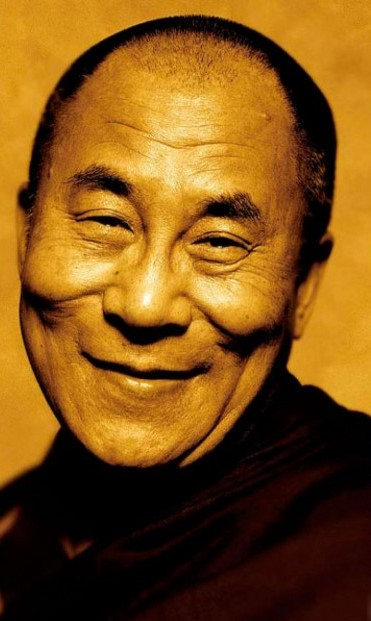
#> input picture Practica 1/imagenes/dalai.jpg, 371 x 621 px, given in place of Yosemite1.jpg, which was not available
$ python P2.py
#> lines starting #> are read from the running program, lines starting #| are printed output that depends on the picture; pictures that were not available may be replaced by others from this repository, and a replacement may not be noted
#> call 2 of leeimagen, with filename = './imagenes/Yosemite2.jpg', flagColor = 0
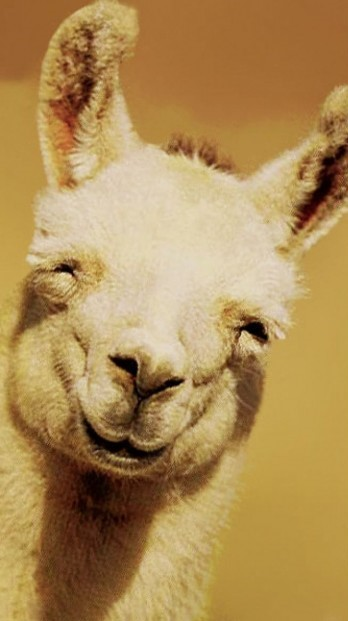
#> input picture Practica 1/imagenes/llama.jpg, 348 x 621 px, given in place of Yosemite2.jpg, which was not available
#> in leeimagen (call 2), `im = cv2.imread(filename,flagColor)`:
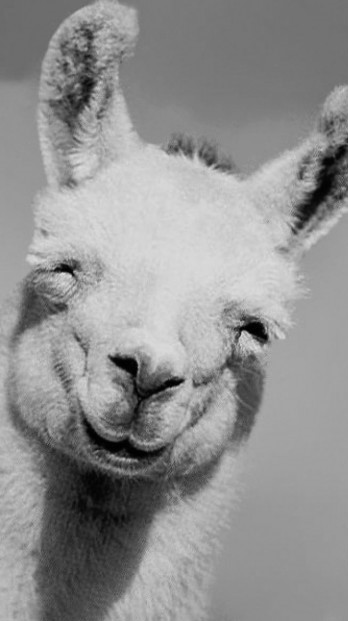
#> im: shape (621, 348); min 0, max 225, mean 144.8
# -*- coding: utf-8 -*-
"""
Created on Tue Nov  2 12:38:25 2021

@author: Alba Casillas Rodríguez
"""

"""
Se importan las libererías necesarias para la práctica:

"""

import numpy as np
import cv2
import math
import random


"""

    FUNCIONES AUXILIARES

"""

# Función que lee una imagen a partir de un fichero. En esta práctica leeremos las imagenes en escala de grises (flagColor)

def leeimagen(filename, flagColor):
    # Cargamos la imagen
    im = cv2.imread(filename,flagColor)

    return im

def aniade_padding(img, padding, borde):

    # Aniadimos a la imagen de entrada (img), un padding arriba, abajo, izquierda y derecha
    # cuyo tipo de borde puede ser (BORDER_CONSTANT o BORDER_REFLEC) y de valor 0 (el cual indica)
    # que representa el color del borde si este es BORDER_CONSTANT
    # Doc: https://www.geeksforgeeks.org/python-opencv-cv2-copymakeborder-method/
    # https://docs.opencv.org/3.4/d2/de8/group__core__array.html#ga2ac1049c2c3dd25c2b41bffe17658a36

    imagen_padding = cv2.copyMakeBorder(img, padding, padding, padding, padding, borde, 0)

    return np.array(imagen_padding)


def elimina_padding(img, height, width, padding):

    # Para eliminar el padding creamos, a partir de la imagen con padding, una imagen en forma de
    # SUBMATRIZ que empieza en el valor del padding (para quitar las primeras "padding" filas/columnas
    # y acabará (el indice al que llega) en el ancho/alto de la imagen original + padding
    return img[padding:(height+padding),padding:(width+padding)]


# Función que normaliza una imagen

def normaliza_imagen(im):

    # Para no trabajar sobre la imagen original, haremos una copia
    im_normalized = np.copy(im)

    min = im_normalized.min()
    max = im_normalized.max()

    # Formula para normalizar una matriz:
    # Fuente: https://towardsdatascience.com/everything-you-need-to-know-about-min-max-normalization-in-python-b79592732b79

    im_normalized = (im_normalized - min) / (max - min)

    return im_normalized

# Función que muestra una imagen con los métodos de openCV

def mostrarimagen(img, titulo="Imagen"):

    #cv2.namedWindow(titulo, cv2.WINDOW_NORMAL)
    cv2.imshow(titulo,img)
    cv2.waitKey(0)
    cv2.destroyAllWindows()


# Funcion utilizada para saber por que componente del vector ordenar una lista

def SortValue(lista_vector):
    return lista_vector[0]

"""

    FUNCIONES DE LA PRACTICA 1 PARA CALCULAR LA CONVOLUCION

"""

def calculo_k(sigma):
    k = int((3*sigma))

    return k

def funcion_gaussiana(x, sigma):

    return math.exp(- (x**2) / (2 * (sigma**2)))

def masc_gaussiana(funcion, sigma):

    masc = []

    k = calculo_k(sigma)

    # Calculamos el rango de la máscara que irá de [-k,k]
    # Usamos"k+1" porque la función np.arange proporciona un intervalo abierto por la derecha: [-k, k)
    # Doc: https://numpy.org/doc/stable/reference/generated/numpy.arange.html
    rango_masc = np.arange(-k, k+1)

    for i in rango_masc:
        masc.append(funcion(i,sigma))

    # Si la funcion es la gaussiana se debe normalizar -> la máscara debe sumar 1 (dividir masc / sum(masc))
    # Las derivadas no se normalizan porque la suma de los valores de la mascara debe valer 0.

    if funcion == funcion_gaussiana:
        masc_norm = masc / np.sum(masc)

    return masc_norm


def convolucion2D(imagen, hmask, vmask):
    # Guardamos el alto y ancho de la imagen original
    # el bucle tiene que dar tantas vueltas como filas tenga la imagen original, sin el padding
    height_img, width_img = imagen.shape

    # Calculamos el padding que tendrá la imagen con respecto al tamaño de la máscara y se lo añadimos a la iamgen
    padding = int((len(hmask) - 1)/2)
    imagen_padding = aniade_padding(imagen, padding, cv2.BORDER_REFLECT)

    # Creamos una matriz de 0 con tamaño de la imagen + padding. En ella guardaremos el resultado de la primera convolución
    matrix_tmp = np.zeros(imagen_padding.shape)

    # Recorremos una vez las filas (por todo el alto de la imagen original) y realizamos la primera convolución
    # Es por ello que guardamos el resultado en matrix_tmp[inicio+padding], ya que al recorrer la dimensión
    # de la imagen original, debemos "ignorar" el padding a la hora de guardar el resultado.
    # De esta manera, el resultado quedará centrado.
    #
    # Para la multiplicación de la máscara por la matriz de la imagen, se ha hecho uso de la función matmul
    # la cual devuelve la matriz producto de los dos parámetros de entrada, respetando que (n,k),(k,m)->(n,m)
    # De esta forma, si nuestra máscara fuese [1,2,1], la multiplicamos por imagen[i: i+len(mask = 3)]
    # Doc: https://numpy.org/doc/stable/reference/generated/numpy.matmul.html

    inicio = 0
    fin = inicio + len(hmask)

    for i in range(height_img):
        matrix_tmp[inicio+padding] = np.matmul(hmask, imagen_padding[inicio:fin,:])
        inicio = inicio + 1
        fin = fin + 1

    # Realizamos la transpuesta de la matriz para la siguiente convolución y sacamos las dimensiones
    matrix_tmp_traspuesta = np.transpose(matrix_tmp)

    # Guardamos el alto y ancho de la imagen original
    # el bucle tiene que dar tantas vueltas como filas tenga la imagen original, sin el padding
    height_matrix, width_matrix = matrix_tmp_traspuesta.shape


    # Creamos otra matriz de ceros del tamaño del resultado anterior ya transpuesto
    # ya que las matrices puede que no sean cuadradas
    convolucion = np.zeros(matrix_tmp_traspuesta.shape)

    inicio = 0
    fin = inicio + len(vmask)

    # Realizamos la segunda convolución, también por filas, de la transpuesta del resultado
    # Ahora el for utiliza (height_matrix - (padding*2)) ya que al usar las dimensiones de la
    # matriz temporal, tenemos que ignorar su padding.
    # La dinámica de esta convolución es la misma que la anterior.
    for i in range((height_matrix - (padding*2))):
        convolucion[inicio+padding] = np.matmul(vmask, matrix_tmp_traspuesta[inicio:fin,:])
        inicio = inicio + 1
        fin = fin + 1

    # Realizamos la transpuesta de nuestro resultado para tener la imagen original, pero convolucionada
    convolucion_traspuesta = np.transpose(convolucion)

    # Eliminamos el padding que tenía la imagen
    imgConvolucionada = elimina_padding(convolucion_traspuesta, height_img, width_img , padding)

    return imgConvolucionada


"""

    FUNCIONES EJERCICIO 1

"""

# Funcion que calcula el sigma_k (absoluto)

def sigma_absoluto(sigma_ad, k, ns):
    return sigma_ad * (2**(k/ns))

# Realizamos el calculo de sigma_s con la formula vista en las practicas

def sigma_suavizado(sigma_0,s, ns):
    return (sigma_0 * (math.sqrt(2**(2*s/ns) - 2**(2*(s-1)/ns))))


# Función que calcula los sigmas absoluto y suavizado necesarios.

def calculo_sigmas(sigma_0, sigma_ad,  ns, num_octavas):
    lista_sigmas = []
    listas_sigmas_abs = []

    # Para este primer bucle, calculamos la lista de sigmas con las que se calculan
    # los incrementos, es decir, los sigmas con los que se convolucionará la imagen
    # en cada escala.
    # Usamos ns = 3 + 2 escalas extra (en el bucle se suma +3 al ser una cota abierta
    # por la derecha). Estas escalas extra se usarán para el cálculo de vecinos.

    for i in range(1, ns+3):
        sigma = sigma_suavizado(sigma_0, i, 3)

        lista_sigmas.append(sigma)

    # Este bucle calcula el valor de los sigmas real/absoluto. Por ello se calcula
    # un sigma por cada escala de cada una de las octavas, donde se añade también
    # el sigma de adquisición (0.8)

    num_iteraciones = num_octavas * ns + 1
    listas_sigmas_abs.append(sigma_ad)

    for k in range(num_iteraciones):
        sigma_abs = sigma_absoluto(sigma_ad, k, ns)
        listas_sigmas_abs.append(sigma_abs)


    return lista_sigmas, listas_sigmas_abs


# Función que calcula todas las escalas de una sola octava. Para ello usamos los
# sigma de suavizado calculados y convolucionamos la imagen en cada escala.

def calculo_escalas(imagen, lista_sigmas):
    escala_imgs = []

    # Se empieza en la escala 1 y realmente es hasta ns+2, lo que pasa es que para
    # calcular las 5 escalas hay que hacer ns+3 porque el bucle es < no estricto.
    imgConvolucionada = imagen
    escala_imgs.append(imgConvolucionada)

    for i in lista_sigmas:
        hmask = masc_gaussiana(funcion_gaussiana, i)
        vmask = np.copy(hmask)

        imgConvolucionada = convolucion2D(imgConvolucionada, hmask, vmask)

        escala_imgs.append(imgConvolucionada)

    return escala_imgs


# Función que calcula las diferencias de Gaussianas (DoG) entre las escalas j y j+1
# de la octava i.

# [84 lines left out: functions piramide_lowe, calculo_vecinos, not called in this run]


def ejercicio_1(imagen, sigma_ad):
#> called with sigma_ad = 0.8
    num_octavas = 4
    octavas = []
    ns = 3
    delta_0 = 0.5
    k = 3 # Iterador para usar el sigma correcto en el calculo de los extremos


    # Obtengo las dimensiones de la imagen para la interpolacion bilineal
    height, width = imagen.shape
#> height = 621; width = 371
    dim = (width*2, height*2) # *2 porque la duplicamos
#> dim = (742, 1242)

    # Duplicamos el tamanio de la imagen y, por tanto, el espacio cubierto
    # por la operacion de suavizado se duplica
    imagen_dup = cv2.resize(imagen, dsize=dim)

    # el sigma de 0.8 pasa a ser 1.6
    sigma_ini = sigma_ad / delta_0

    # Calculamos los sigmas con los que vamos a calcular las escalas
    # Los sigmas no varian entre el calculo de una octava y otra
    lista_sigmas, listas_sigmas_abs = calculo_sigmas(sigma_ini, sigma_ad, ns, num_octavas)

    print("Se calculan las escalas de todas las octavas")
    print()

    # Calculamos la primera octava con la imagen duplicada
    imagenes_reescaladas = calculo_escalas(imagen_dup, lista_sigmas)
#> the loop in calculo_escalas, `for i in lista_sigmas:` made 5 passes
#> pass 1, in aniade_padding, `imagen_padding = cv2.copyMakeBorder(img, padding, padding, padding, pa..`:
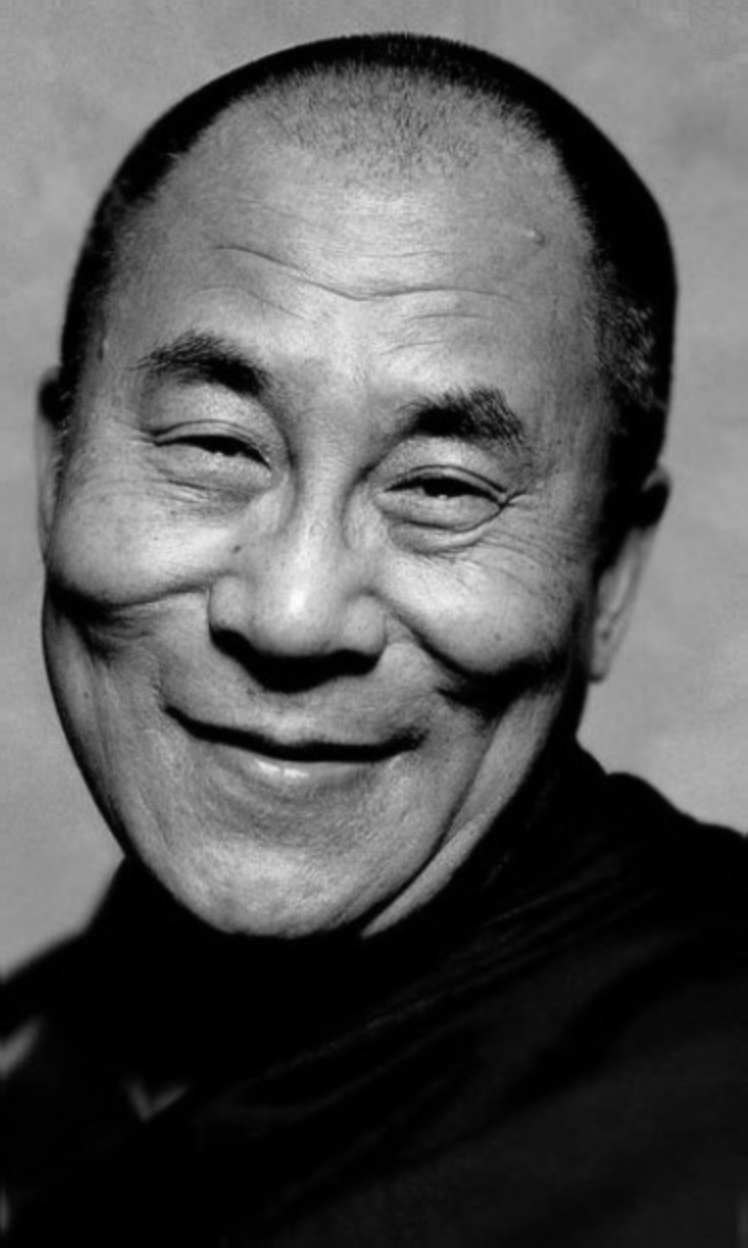
#> imagen_padding: shape (1248, 748); min 0, max 252, mean 88.1
#> after the loop in calculo_escalas, `for i in lista_sigmas:`:
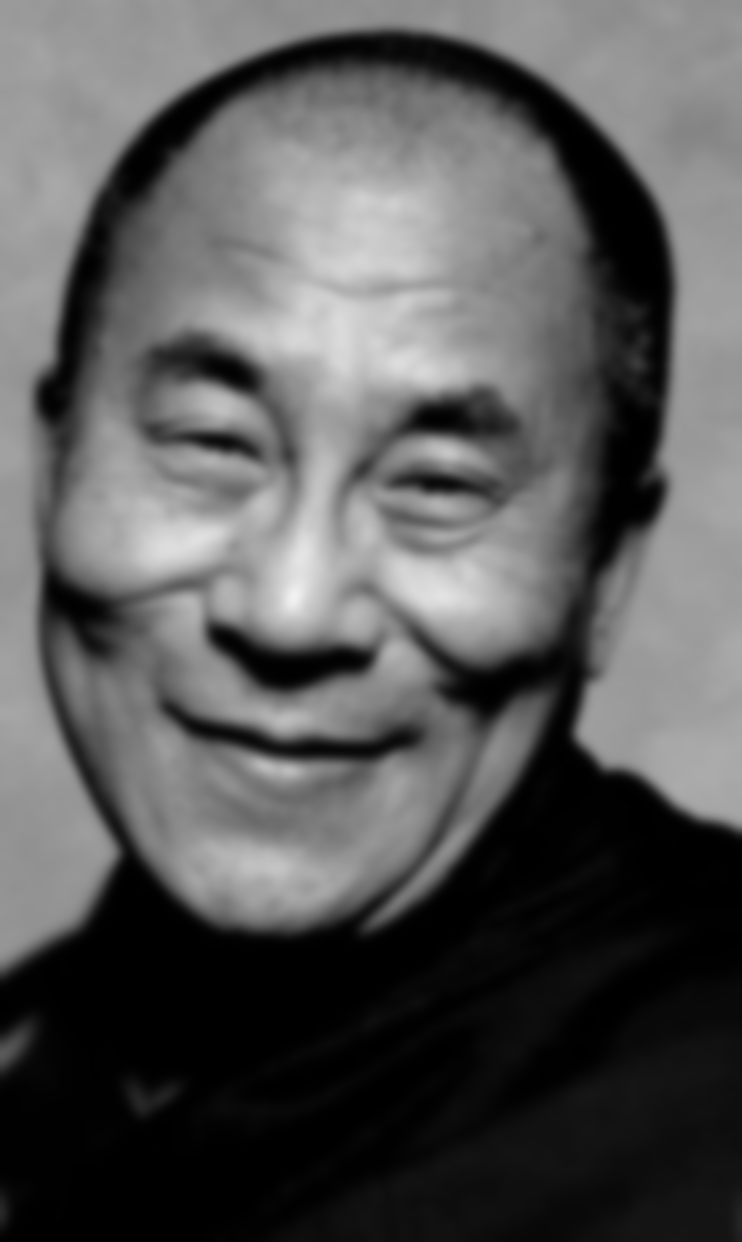
#> imgConvolucionada: shape (1242, 742) float64; min 0, max 242, mean 87.9
#> after the loop in calculo_escalas, `for i in lista_sigmas:`: escala_imgs = 6 items
#> imagenes_reescaladas = 6 items
    octavas.append(imagenes_reescaladas)

    # Contando con que en el vector las imagenes se guardan desde la pos 0-4
    # la imagen de la escala 3 estara almacenada en la posicion 2
    pos_elegida = 3
    img_elegida = imagenes_reescaladas[pos_elegida-1]

    # Para el calculo de una octava i, tendremos que coger la escala 3 de la octava i-1
    # y reducirla por interpolacion bilineal. Esta imagen correspondera a la escala 0
    # octava i y se podran calcular el resto de las octavas.
    for i in range(2, num_octavas+1):
        height, width = img_elegida.shape
        dim = (math.ceil(width/2), math.ceil(height/2)) # /2 porque la muestreamos a la mitad
        img_muestreada = cv2.resize(img_elegida, dsize=dim)

        imagenes_reescaladas = calculo_escalas(img_muestreada, lista_sigmas)
        img_elegida = imagenes_reescaladas[pos_elegida-1]
        octavas.append(imagenes_reescaladas)

        imagenes_reescaladas = []
#> this loop made 3 passes
#> pass 1, in aniade_padding (call 7), `imagen_padding = cv2.copyMakeBorder(img, padding, padding, padding, pa..`:
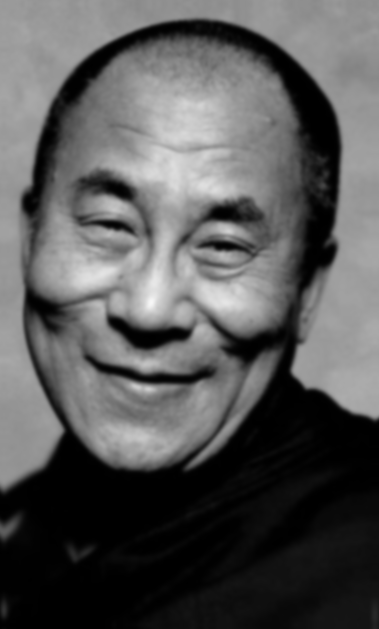
#> imagen_padding: shape (629, 379) float64; min 0, max 247.3, mean 88.4
#> after the loop:
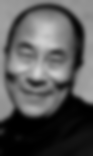
#> img_elegida: shape (156, 93) float64; min 0.00318, max 209.8, mean 87.9
#> after the loop:
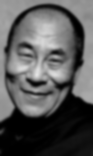
#> img_muestreada: shape (156, 93) float64; min 1.14e-09, max 226.3, mean 87.9
#> after the loop, octavas = 4 items


    # Mostramos para cada una de las octavas
    for i in range(len(octavas)):
        print("Octava " + str(i))

        # Mostramos todas las escalas de cada octava
        for j in range(ns):
            normalizada = normaliza_imagen(octavas[i][j])

            titulo = "Octava " + str(i) + " escala " + str(j+1)
            mostrarimagen(normalizada, titulo)

        input("Pulse una tecla para continuar...")
        print()
#> this loop made 1 pass
#| Octava 0


    print("Se calculan las diferencias gaussianas")
    DoG_octavas = piramide_lowe(octavas)

    lista_extremos = []
    los_mejores = []
    extrm_oct1 = []
    extrm_oct2 = []
    extrm_oct3 = []
    extrm_oct4 = []


    print("Identificamos los 100 extremos locales de mayor respuesta")
    delta = 0.5

    # Se realiza el calculo de los extremos locales, los cuales se irán guardando en lista_extremos
    for i in range(len(DoG_octavas)):
        escala = 3
        extremos = calculo_vecinos(DoG_octavas[i][4], DoG_octavas[i][3], DoG_octavas[i][2], listas_sigmas_abs[k+1], delta, escala)
        lista_extremos.extend(extremos)

        # Calculo de vecinos de las Diferencias de Gaussianas (3-2-1)
        escala = 2 # Escala de la DOG de donde cogemos el sigma_k
        extremos1 = calculo_vecinos(DoG_octavas[i][3], DoG_octavas[i][2], DoG_octavas[i][1], listas_sigmas_abs[k], delta, escala)
        lista_extremos.extend(extremos1)

        # Calculo de vecinos de las Diferencias de Gaussianas (2-1-0)
        escala = 1 # Escala de la DOG de donde cogemos el sigma_k
        extremos2 = calculo_vecinos(DoG_octavas[i][2], DoG_octavas[i][1], DoG_octavas[i][0], listas_sigmas_abs[k-1], delta, escala)
        lista_extremos.extend(extremos2)


        # ESTA PARTE DEL CÓDIGO ES DEL BONUS DEL EJERCICIO 1
        # Se guardan en listas diferentes los extremos encontrado en cada octava
        # la cual la distinguimos por su delta correspondiente
        # Los extremos se ordenan de mayor a menor respuesta y se elige el porcentaje especificado en el enunciado
        # Octava 1: 50% del total
        # Octava 2: 25% del total
        # Octava 3: 15% del total
        # Octava 4: 10% del total
        if delta == 0.5:
            extrm_oct1.extend(extremos)
            extrm_oct1.extend(extremos2)

            extrm_oct1.sort(key=SortValue, reverse=True)
            top_oct1_50 = extrm_oct1[:50]
            los_mejores.extend(top_oct1_50)

        elif delta == 1:
            extrm_oct2.extend(extremos)
            extrm_oct2.extend(extremos2)

            extrm_oct2.sort(key=SortValue, reverse=True)
            top_oct2_25 = extrm_oct2[:25]
            los_mejores.extend(top_oct2_25)

        elif delta == 2:
            extrm_oct3.extend(extremos)
            extrm_oct3.extend(extremos2)

            extrm_oct3.sort(key=SortValue, reverse=True)
            top_oct3_15 = extrm_oct3[:15]
            los_mejores.extend(top_oct3_15)

        elif delta == 4:
            extrm_oct4.extend(extremos)
            extrm_oct4.extend(extremos2)

            extrm_oct4.sort(key=SortValue, reverse=True)
            top_oct4_10 = extrm_oct4[:10]
            los_mejores.extend(top_oct4_10)

        k = k + ns # Actualizamos K para el calculo del sigma absoluto
        delta = delta * 2 # Actualizamos delta para saber en que octava estamos


    # Ordenamos la lista de extremos de mayor a menor respuesta (valor del pixel)
    lista_extremos.sort(key=SortValue, reverse=True)

    # Nos quedamos con los 100 extremos de mayor respuesta
    top_100 = np.copy(lista_extremos[:100])

    keypoints = []
    keypoints_octavas = []
    radio = 6
    top = np.copy(top_100) # creamos la copia porque top_100 se modificara...

    # Convertimos los extremos en Keypoints con cv2.KeyPoint
    for i in range(len(top_100)):
        # Escalamos las coordenadas (parametros 1 y 2) a las de la imagen original multiplicando por su delta.
        top_100[i][1] = top_100[i][1] * top_100[i][4]
        top_100[i][2] = top_100[i][2] * top_100[i][4]

        # https://docs.opencv.org/3.4/d2/d29/classcv_1_1KeyPoint.html#a9d81b57ae182dcb3ceac86a6b0211e94
        # https://stackoverflow.com/questions/25642532/opencv-pointx-y-represent-column-row-or-row-column
        keypoints.append(cv2.KeyPoint(top_100[i][2], top_100[i][1], size =(top_100[i][3]*radio*2)))

    # https://docs.opencv.org/3.4/d4/d5d/group__features2d__draw.html#gab958f8900dd10f14316521c149a60433
    # https://www.programcreek.com/python/example/89309/cv2.drawKeypoints
    imagen_resultado = cv2.drawKeypoints(imagen, keypoints, None, flags = cv2.DRAW_MATCHES_FLAGS_DRAW_RICH_KEYPOINTS)

    mostrarimagen(imagen_resultado)

    input("Pulse una tecla para continuar...")
    print()

    print("Identificamos los extremos locales de mayor respuesta de cada octava")


    # Convertimos los extremos en Keypoints con cv2.KeyPoint
    for i in range(len(los_mejores)):
        los_mejores[i][1] = los_mejores[i][1] * los_mejores[i][4]
        los_mejores[i][2] = los_mejores[i][2] * los_mejores[i][4]

        keypoints_octavas.append(cv2.KeyPoint(los_mejores[i][2], los_mejores[i][1], size =((los_mejores[i][3]*radio)*2)))


    imagen_resultado = cv2.drawKeypoints(imagen, keypoints_octavas, None, flags = cv2.DRAW_MATCHES_FLAGS_DRAW_RICH_KEYPOINTS)

    mostrarimagen(imagen_resultado)


    return DoG_octavas, top


"""

    FUNCIONES EJERCICIO 2

"""

# [91 lines left out: functions obtener_descriptor, matchs_brute_force, matchs_lowe_average2nn, correspondencias, not called in this run]


"""

    FUNCIONES EJERCICIO 3

"""
# Función que recorta la parte sobrante de un canvas.
# Doc: https://docs.opencv.org/3.1.0/dd/d49/tutorial_py_contour_features.html

# [132 lines left out: functions recorte_panorama, construccion_panorama, not called in this run]


"""

    FUNCIONES BONUS 1

"""

# Como en el ejercicio 1 guardamos los delta de cada extremo
# podemos calcular facilmente la octava con este valor
# Funcion que calcula una lista de los valores de delta por cada octava

# [209 lines left out: functions calcula_octava, obtener_punto, matriz_hessiana, jacobiano, interpolacion_cuadratica, interpolacion_keypoints, not called in this run]


"""

    FUNCIONES BONUS 2

"""

# [132 lines left out: function construccion_panorama_grande, not called in this run]


"""

    MAIN DEL PROGRAMA
 """

filename = './imagenes/Yosemite1.jpg'
yosemite1 = leeimagen(filename, cv2.IMREAD_GRAYSCALE)

filename = './imagenes/Yosemite2.jpg'
yosemite2 = leeimagen(filename, cv2.IMREAD_GRAYSCALE)

print("----------- EJERCICIO 1 -----------")
print("IMAGEN: YOSEMITE 1")

sigma_ad = 0.8 # Sigma de adquisición proporcionado en el enunciado del problema

#> (the run stopped early here; a loop or call above may not have finished)
